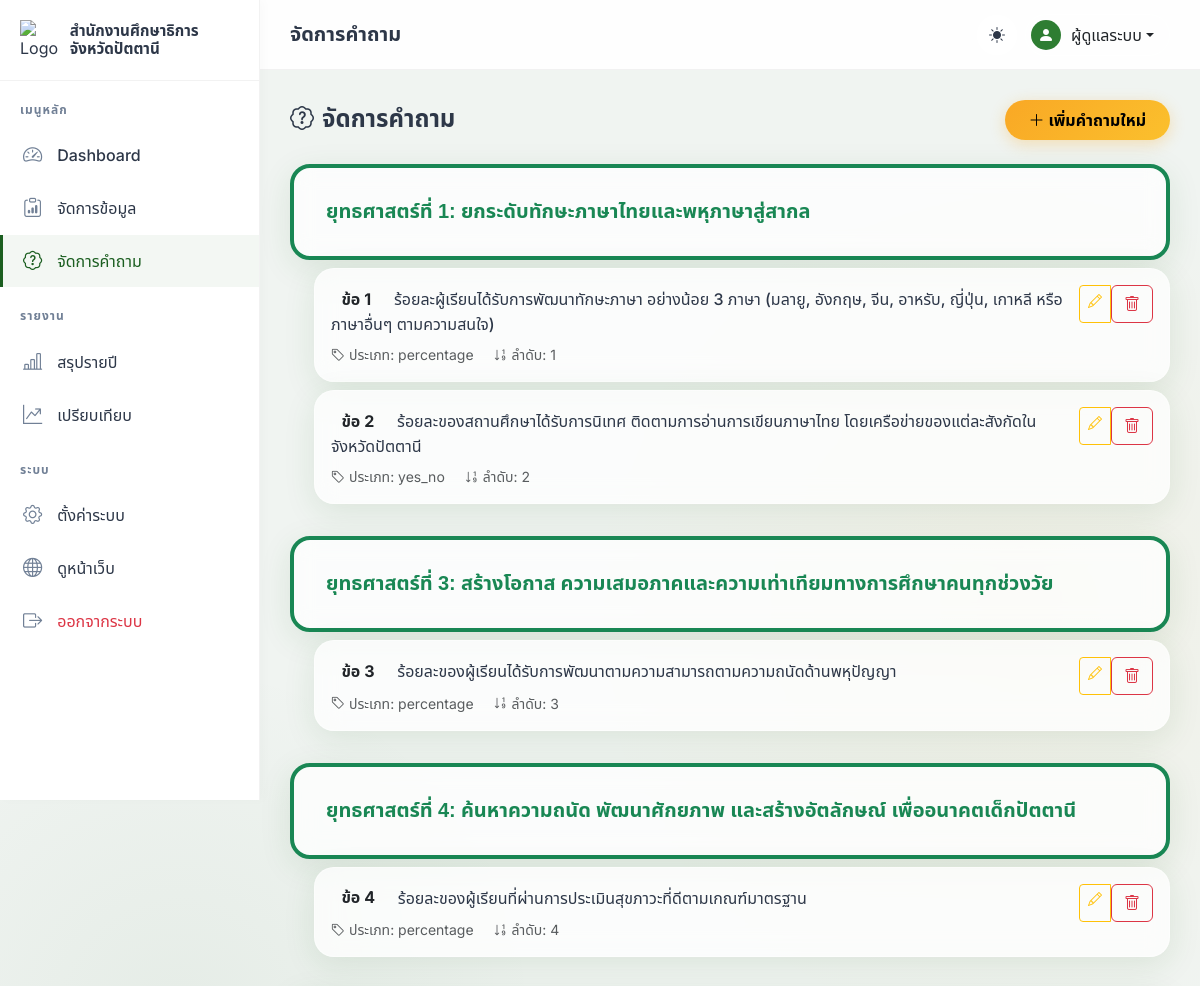
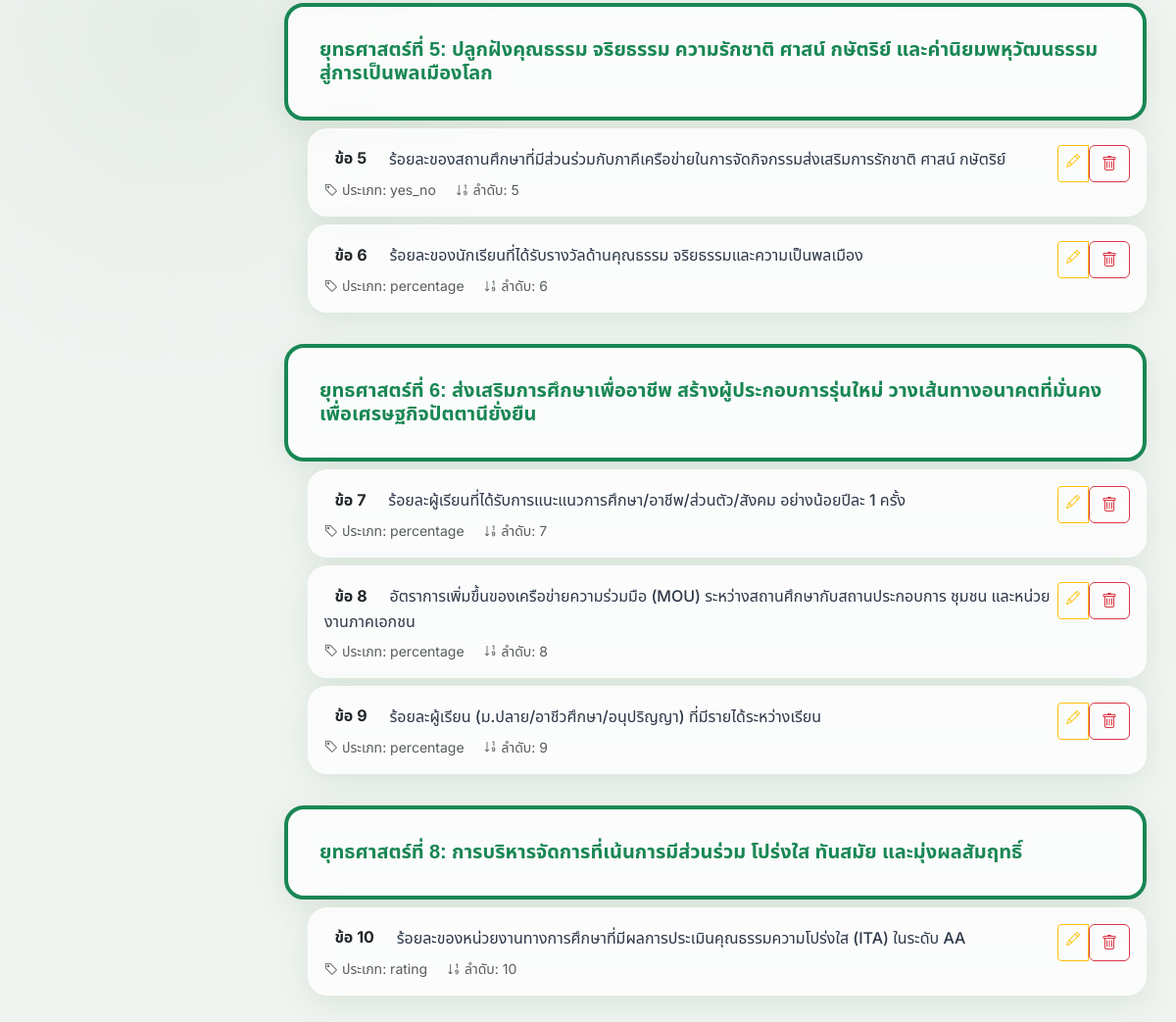
/admin/questions (signed in), run on the app's committed database (2 pictures, top to bottom).
### tables this page shows
CREATE TABLE `questions` (
    `id` INT AUTO_INCREMENT PRIMARY KEY,
    `question_number` INT NOT NULL COMMENT 'หมายเลขข้อ',
    `strategy_number` INT NOT NULL COMMENT 'หมายเลขยุทธศาสตร์',
    `strategy_name` VARCHAR(500) NOT NULL COMMENT 'ชื่อยุทธศาสตร์',
    `question_text` TEXT NOT NULL COMMENT 'เนื้อหาคำถาม',
    `question_type` VARCHAR(50) NOT NULL DEFAULT 'percentage' COMMENT 'ประเภท: percentage, yes_no, rating',
    `is_active` TINYINT(1) NOT NULL DEFAULT 1,
    `sort_order` INT NOT NULL DEFAULT 0,
    `created_at` DATETIME NOT NULL DEFAULT CURRENT_TIMESTAMP,
    `updated_at` DATETIME NOT NULL DEFAULT CURRENT_TIMESTAMP ON UPDATE CURRENT_TIMESTAMP,
    INDEX `idx_strategy` (`strategy_number`),
    INDEX `idx_sort` (`sort_order`)
);

### controllers/QuestionController.php (called while the page is built, shortened)
<?php
require_once BASE_PATH . 'models/Question.php';
class QuestionController extends Controller
{
    private Question $questionModel;
    public function __construct()
    {
        $this->questionModel = new Question();
    }
    public function index(): void
    {
        $questions = $this->questionModel->getGroupedByStrategy();
        $this->view('questions/index', [
            'title' => 'จัดการคำถาม',
            'questions' => $questions,
            'flash' => $this->getFlash(),
        ], 'admin');
    }
}

### core/App.php (called while the page is built, shortened)
<?php
class App
{
    private array $routes;
    public function __construct(array $routes)
    {
        $this->routes = $routes;
    }
    public function run(): void
    {
        $url = $this->parseUrl();
        $route = $this->matchRoute($url);
        $this->dispatch($route);
    }
    private function parseUrl(): string
    {
        $url = isset($_GET['url']) ? $_GET['url'] : '';
        $url = rtrim($url, '/');
        $url = filter_var($url, FILTER_SANITIZE_URL);
        return strtolower($url);
    }
    private function matchRoute(string $url): ?array
    {
        if (isset($this->routes[$url])) {
            return $this->routes[$url];
        }
        return null;
    }
    private function dispatch(array $route): void
    {
        $methodName = $route['method'];
        $controller = new $controllerName();
        $controller->$methodName();
    }
}

### index.php (called while the page is built, shortened)
<?php
require_once BASE_PATH . 'config/app.php';
require_once BASE_PATH . 'config/database.php';
require_once BASE_PATH . 'core/Model.php';
require_once BASE_PATH . 'core/App.php';
require_once BASE_PATH . 'config/routes.php';
$app = new App($routes);
$app->run();

### config/database.php (called while the page is built, shortened)
<?php
function getDB(): PDO
{
    static $pdo = null;
    if ($pdo === null) {
        try {
            $dsn = "mysql:host=" . DB_HOST . ";dbname=" . DB_NAME . ";charset=" . DB_CHARSET;
            $options = [
                PDO::ATTR_ERRMODE            => PDO::ERRMODE_EXCEPTION,
                PDO::ATTR_DEFAULT_FETCH_MODE => PDO::FETCH_ASSOC,
                PDO::ATTR_EMULATE_PREPARES   => false,
                PDO::MYSQL_ATTR_INIT_COMMAND => "SET NAMES " . DB_CHARSET,
            ];
            $pdo = new PDO($dsn, DB_USER, DB_PASS, $options);
        } catch (PDOException $e) {
            die('<div style="font-family:sans-serif;padding:40px;text-align:center;">
                <h2>⚠️ ไม่สามารถเชื่อมต่อฐานข้อมูลได้</h2>
                <p>กรุณาตรวจสอบการตั้งค่าฐานข้อมูลใน config/database.php</p>
                <p style="color:#999;font-size:12px;">Error: ' . $e->getMessage() . '</p>
            </div>');
        }
    }
    return $pdo;
}

### core/Model.php (called while the page is built, shortened)
<?php
class Model
{
    protected PDO $db;
    protected string $table = '';
    public function __construct()
    {
        $this->db = getDB();
    }
    public function findWhere(array $conditions, string $orderBy = 'id DESC'): array
    {
        $where = [];
        $params = [];
        foreach ($conditions as $key => $value) {
            $where[] = "{$key} = :{$key}";
            $params[":{$key}"] = $value;
        }
        $whereStr = implode(' AND ', $where);
        $stmt = $this->db->prepare(
            "SELECT * FROM {$this->table} WHERE {$whereStr} ORDER BY {$orderBy}"
        );
        $stmt->execute($params);
        return $stmt->fetchAll();
    }
}

### models/Question.php (called while the page is built, shortened)
<?php
require_once BASE_PATH . 'core/Model.php';
class Question extends Model
{
    public function getActiveQuestions(): array
    {
        return $this->findWhere(['is_active' => 1], 'sort_order ASC');
    }
    public function getGroupedByStrategy(): array
    {
        $questions = $this->getActiveQuestions();
        $grouped = [];
        foreach ($questions as $q) {
            $stratNum = $q['strategy_number'];
            if (!isset($grouped[$stratNum])) {
                $grouped[$stratNum] = [
                    'strategy_number' => $stratNum,
                    'strategy_name' => $q['strategy_name'],
                    'questions' => [],
                ];
            }
            $grouped[$stratNum]['questions'][] = $q;
        }
        return $grouped;
    }
}

### views/questions/index.php (the view, shortened to what this page needs)
<div class="d-flex justify-content-between align-items-center mb-4">
    <h4 class="fw-bold mb-0"><i class="bi bi-patch-question me-2"></i>จัดการคำถาม</h4>
    <a href="<?= BASE_URL ?>admin/questions/create" class="btn btn-gold">
        <i class="bi bi-plus-lg me-1"></i>เพิ่มคำถามใหม่
    </a>
</div>
<div class="row g-4">
    <?php if (empty($questions)): ?>
    <div class="col-12 text-center py-5">
        <div class="glass-card">
            <i class="bi bi-inbox fs-1 text-muted mb-3 d-block"></i>
            <h5 class="text-muted">ยังไม่มีข้อคำถามในระบบ</h5>
            <a href="<?= BASE_URL ?>admin/questions/create" class="btn btn-gold mt-3">เพิ่มคำถามข้อแรก</a>
        </div>
    </div>
    <?php else: ?>
    <?php foreach ($questions as $stratNum => $group): ?>
    <div class="col-12">
        <div class="glass-card mb-2 border-start border-4 border-success">
            <h5 class="fw-bold text-success mb-0"><?= htmlspecialchars($group['strategy_name']) ?></h5>
        </div>
        <?php foreach ($group['questions'] as $q): ?>
        <div class="glass-card p-3 mb-2 animate-fade-in ms-4">
            <div class="d-flex justify-content-between align-items-start">
                <div>
                    <span class="badge bg-gold text-dark me-2 fs-6">ข้อ <?= $q['question_number'] ?></span>
                    <span class="fw-medium"><?= htmlspecialchars($q['question_text']) ?></span>
                    <div class="text-muted small mt-2">
                        <span class="me-3"><i class="bi bi-tag me-1"></i>ประเภท: <?= $q['question_type'] ?></span>
                        <span><i class="bi bi-sort-numeric-down me-1"></i>ลำดับ: <?= $q['sort_order'] ?></span>
                    </div>
                </div>
                <div class="btn-group btn-group-sm">
                    <a href="<?= BASE_URL ?>admin/questions/edit?id=<?= $q['id'] ?>" class="btn btn-outline-warning" title="แก้ไข">
                        <i class="bi bi-pencil"></i>
                    </a>
                    <form method="POST" action="<?= BASE_URL ?>admin/questions/delete" class="d-inline" onsubmit="return confirmDelete(event)">
                        <button type="submit" class="btn btn-outline-danger" title="ลบ">
                            <i class="bi bi-trash"></i>
                        </button>
                    </form>
                </div>
            </div>
        </div>
        <?php endforeach; ?>
    </div>
    <?php endforeach; ?>
    <?php endif; ?>
</div>

### data on the page
questions: question_number "1", question_text "ร้อยละผู้เรียนได้รับการพัฒนาทักษะภาษา อย่างน้อย 3 ภาษา (มลายู, อังกฤษ, จีน, อาหรับ, ญี่ปุ่น, เกาหลี หรือภาษาอื่นๆ ตามความสนใจ)", question_type "percentage", sort_order "1"
questions: question_number "2", question_text "ร้อยละของสถานศึกษาได้รับการนิเทศ ติดตามการอ่านการเขียนภาษาไทย โดยเครือข่ายของแต่ละสังกัดในจังหวัดปัตตานี", question_type "yes_no", sort_order "2"
questions: question_number "3", question_text "ร้อยละของผู้เรียนได้รับการพัฒนาตามความสามารถตามความถนัดด้านพหุปัญญา", question_type "percentage", sort_order "3"
questions: question_number "4", question_text "ร้อยละของผู้เรียนที่ผ่านการประเมินสุขภาวะที่ดีตามเกณฑ์มาตรฐาน", question_type "percentage", sort_order "4"
questions: question_number "5", question_text "ร้อยละของสถานศึกษาที่มีส่วนร่วมกับภาคีเครือข่ายในการจัดกิจกรรมส่งเสริมการรักชาติ ศาสน์ กษัตริย์", question_type "yes_no", sort_order "5"
questions: question_number "6", question_text "ร้อยละของนักเรียนที่ได้รับรางวัลด้านคุณธรรม จริยธรรมและความเป็นพลเมือง", question_type "percentage", sort_order "6"
questions: question_number "7", question_text "ร้อยละผู้เรียนที่ได้รับการแนะแนวการศึกษา/อาชีพ/ส่วนตัว/สังคม อย่างน้อยปีละ 1 ครั้ง", question_type "percentage", sort_order "7"
questions: question_number "8", question_text "อัตราการเพิ่มขึ้นของเครือข่ายความร่วมมือ (MOU) ระหว่างสถานศึกษากับสถานประกอบการ ชุมชน และหน่วยงานภาคเอกชน", question_type "percentage", sort_order "8"
questions: question_number "9", question_text "ร้อยละผู้เรียน (ม.ปลาย/อาชีวศึกษา/อนุปริญญา) ที่มีรายได้ระหว่างเรียน", question_type "percentage", sort_order "9"
questions: question_number "10", question_text "ร้อยละของหน่วยงานทางการศึกษาที่มีผลการประเมินคุณธรรมความโปร่งใส (ITA) ในระดับ AA", question_type "rating", sort_order "10"

### other printed values
$title "จัดการคำถาม"
Auth::user()['full_name'] "ผู้ดูแลระบบ"
$group['strategy_name'] "ยุทธศาสตร์ที่ 1: ยกระดับทักษะภาษาไทยและพหุภาษาสู่สากล"
$group['strategy_name'] "ยุทธศาสตร์ที่ 3: สร้างโอกาส ความเสมอภาคและความเท่าเทียมทางการศึกษาคนทุกช่วงวัย"
$group['strategy_name'] "ยุทธศาสตร์ที่ 4: ค้นหาความถนัด พัฒนาศักยภาพ และสร้างอัตลักษณ์ เพื่ออนาคตเด็กปัตตานี"
$group['strategy_name'] "ยุทธศาสตร์ที่ 5: ปลูกฝังคุณธรรม จริยธรรม ความรักชาติ ศาสน์ กษัตริย์ และค่านิยมพหุวัฒนธรรม สู่การเป็นพลเมืองโลก"
$group['strategy_name'] "ยุทธศาสตร์ที่ 6: ส่งเสริมการศึกษาเพื่ออาชีพ สร้างผู้ประกอบการรุ่นใหม่ วางเส้นทางอนาคตที่มั่นคง เพื่อเศรษฐกิจปัตตานียั่งยืน"
$group['strategy_name'] "ยุทธศาสตร์ที่ 8: การบริหารจัดการที่เน้นการมีส่วนร่วม โปร่งใส ทันสมัย และมุ่งผลสัมฤทธิ์"
